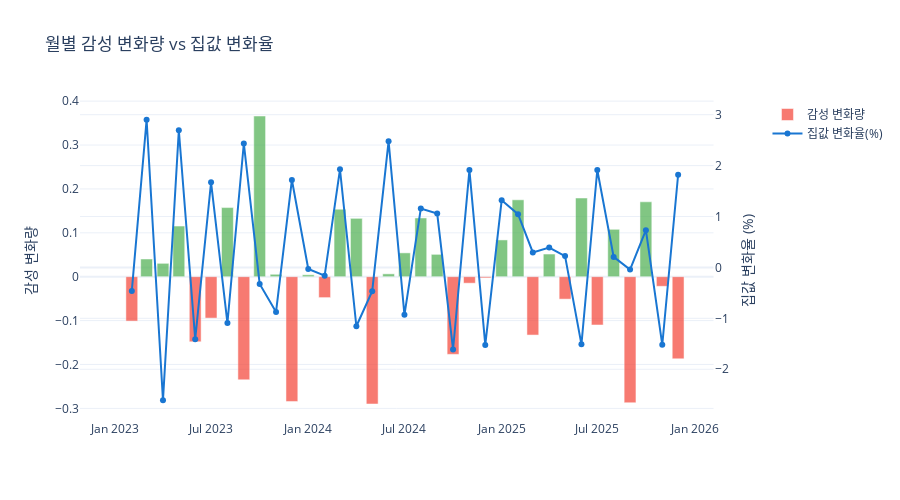

This figure's notebook cell:
### Code cell
# 시각화 - 감성 변화량 + 집값 변화율 비교
merged_sorted = merged_df.sort_values('date').copy()
merged_sorted['price_change'] = merged_sorted['avg_price'].pct_change() * 100
merged_sorted['sentiment_change'] = merged_sorted['avg_sentiment'].diff()

fig_change = make_subplots(specs=[[{"secondary_y": True}]])

# 감성 변화량 (막대)
colors = ['#4CAF50' if x > 0 else '#F44336' for x in merged_sorted['sentiment_change'].fillna(0)]
fig_change.add_trace(
    go.Bar(
        x=merged_sorted['date'],
        y=merged_sorted['sentiment_change'],
        name='감성 변화량',
        marker_color=colors,
        opacity=0.7
    ),
    secondary_y=False
)

# 집값 변화율 (선)
fig_change.add_trace(
    go.Scatter(
        x=merged_sorted['date'],
        y=merged_sorted['price_change'],
        name='집값 변화율(%)',
        line=dict(color='#1976D2', width=2),
        mode='lines+markers'
    ),
    secondary_y=True
)

fig_change.update_layout(
    title='월별 감성 변화량 vs 집값 변화율',
    template='plotly_white',
    hovermode='x unified',
    height=500
)

fig_change.update_yaxes(title_text="감성 변화량", secondary_y=False)
fig_change.update_yaxes(title_text="집값 변화율 (%)", secondary_y=True)

fig_change.show()
